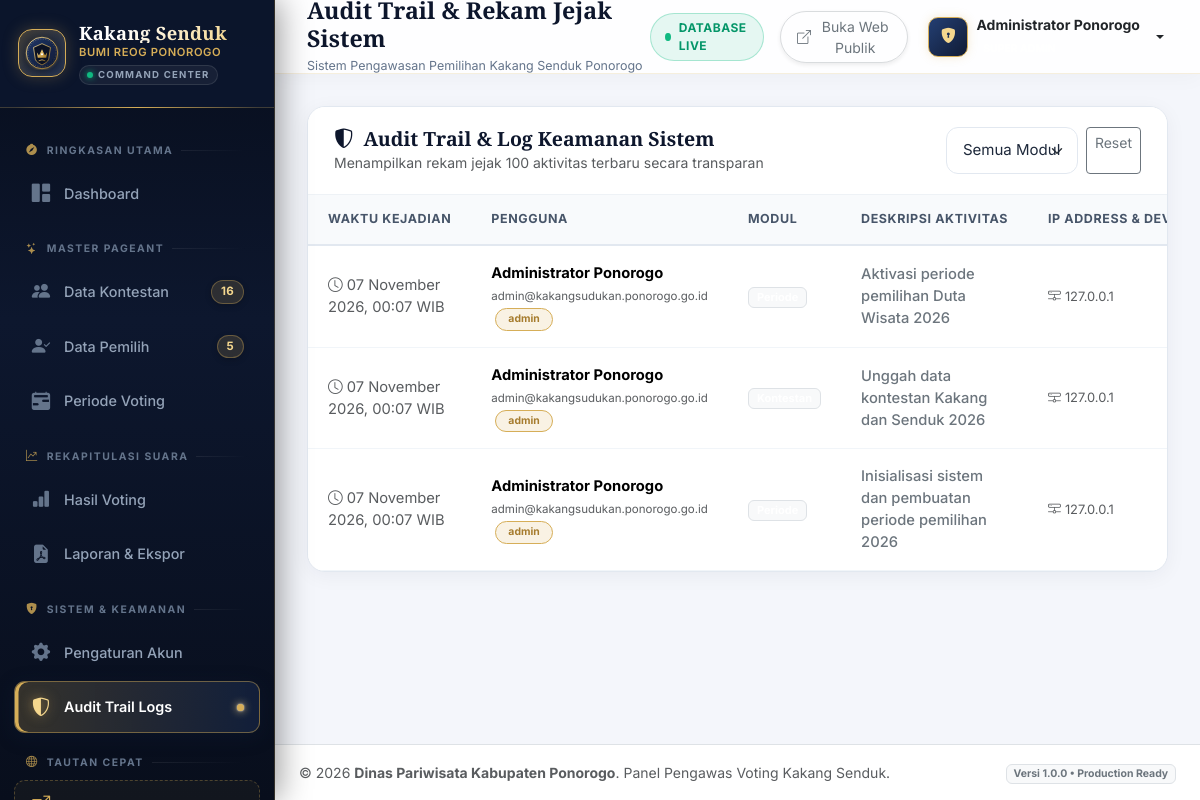
Screenshot of /admin/logs.php (signed in) with the database file from the repository.
### tables this page shows
CREATE TABLE `activity_logs` (
    `id` INT AUTO_INCREMENT PRIMARY KEY,
    `user_id` INT NOT NULL,
    `aktivitas` VARCHAR(255) NOT NULL,
    `modul` VARCHAR(50) NOT NULL,
    `ip_address` VARCHAR(45) NOT NULL,
    `user_agent` TEXT NOT NULL,
    `created_at` DATETIME NOT NULL DEFAULT CURRENT_TIMESTAMP,
    CONSTRAINT `fk_logs_user` FOREIGN KEY (`user_id`) 
        REFERENCES `users` (`id`) ON DELETE CASCADE ON UPDATE CASCADE,
    INDEX `idx_logs_modul` (`modul`),
    INDEX `idx_logs_created` (`created_at`)
);

CREATE TABLE `users` (
    `id` INT AUTO_INCREMENT PRIMARY KEY,
    `nama` VARCHAR(100) NOT NULL,
    `email` VARCHAR(100) NOT NULL UNIQUE,
    `no_hp` VARCHAR(20) NOT NULL,
    `password` VARCHAR(255) NOT NULL,
    `role` ENUM('admin', 'pemilih') NOT NULL DEFAULT 'pemilih',
    `status` ENUM('aktif', 'nonaktif') NOT NULL DEFAULT 'aktif',
    `created_at` DATETIME NOT NULL DEFAULT CURRENT_TIMESTAMP,
    `updated_at` DATETIME NULL ON UPDATE CURRENT_TIMESTAMP,
    INDEX `idx_users_role_status` (`role`, `status`),
    INDEX `idx_users_email` (`email`)
);

### includes/functions.php (called while the page is built, shortened)
<?php
function escape(?string $string): string {
    return htmlspecialchars($string ?? '', ENT_QUOTES, 'UTF-8');
}
function format_tanggal_indo(?string $datetime, bool $include_time = true): string {
    $bulan = [
        1 => 'Januari', 'Februari', 'Maret', 'April', 'Mei', 'Juni',
        'Juli', 'Agustus', 'September', 'Oktober', 'November', 'Desember'
    ];
    $time = strtotime($datetime);
    $hari = date('d', $time);
    $bln_idx = (int)date('m', $time);
    $tahun = date('Y', $time);
    $formatted = "{$hari} " . ($bulan[$bln_idx] ?? '') . " {$tahun}";
    if ($include_time) {
        $formatted .= ', ' . date('H:i', $time) . ' WIB';
    }
    return $formatted;
}

### admin/logs.php (the view, shortened to what this page needs)
<?php
require_once __DIR__ . '/../config/koneksi.php';
require_once __DIR__ . '/../includes/functions.php';
$filter_modul = trim($_GET['modul'] ?? 'all');
$logs_list = [];
if ($pdo) {
    try {
        $sql = "
            SELECT a.*, u.nama AS user_nama, u.email AS user_email, u.role AS user_role
            FROM activity_logs a
            JOIN users u ON a.user_id = u.id
            WHERE 1=1
        ";
        $params = [];
        $sql .= " ORDER BY a.id DESC LIMIT 100";
        $stmt = $pdo->prepare($sql);
        $stmt->execute($params);
        $logs_list = $stmt->fetchAll();
    } catch (PDOException $e) {
        error_log("Error in admin logs.php: " . $e->getMessage());
    }
}
require_once __DIR__ . '/../includes/admin-header.php';
require_once __DIR__ . '/../includes/admin-sidebar.php';
?>
<div class="admin-content">
  <div class="admin-card">
    <div class="admin-card-header d-flex flex-column flex-md-row justify-content-between align-items-md-center gap-3">
      <div>
        <h5 class="admin-card-title"><i class="bi bi-shield-shaded text-gold"></i> Audit Trail & Log Keamanan Sistem</h5>
        <small class="text-muted">Menampilkan rekam jejak 100 aktivitas terbaru secara transparan</small>
      </div>
      <div>
        <form action="" method="GET" class="d-flex gap-2">
          <select name="modul" class="form-select form-select-sm" onchange="this.form.submit()">
            <option value="all" <?= $filter_modul === 'all' ? 'selected' : '' ?>>Semua Modul</option>
          </select>
          <a href="<?= BASE_URL ?>admin/logs.php" class="btn btn-outline-secondary btn-sm">Reset</a>
        </form>
      </div>
    </div>
    <div class="admin-card-body p-0">
      <div class="table-responsive">
        <table class="table table-custom mb-0">
          <thead>
            <tr>
              <th style="width: 180px;">Waktu Kejadian</th>
              <th>Pengguna</th>
              <th>Modul</th>
              <th>Deskripsi Aktivitas</th>
              <th>IP Address & Device</th>
            </tr>
          </thead>
          <tbody>
            <?php if (!empty($logs_list)): ?>
              <?php foreach ($logs_list as $l): ?>
                <tr>
                  <td class="text-muted small font-mono">
                    <i class="bi bi-clock me-1 text-gold"></i><?= format_tanggal_indo($l['created_at']) ?>
                  </td>
                  <td>
                    <div class="fw-bold text-navy"><?= escape($l['user_nama']) ?></div>
                    <small class="text-muted font-mono" style="font-size: 0.72rem;"><?= escape($l['user_email']) ?></small>
                    <span class="badge <?= $l['user_role'] === 'admin' ? 'badge-gold-pill' : 'bg-light text-secondary border' ?> ms-1" style="font-size: 0.65rem;">
                      <?= escape($l['user_role']) ?>
                    </span>
                  </td>
                  <td>
                    <span class="badge bg-light text-navy border px-2 py-1"><?= escape($l['modul']) ?></span>
                  </td>
                  <td class="text-secondary fw-medium"><?= escape($l['aktivitas']) ?></td>
                  <td>
                    <div class="font-mono text-muted small"><i class="bi bi-hdd-network me-1"></i><?= escape($l['ip_address']) ?></div>
                  </td>
                </tr>
              <?php endforeach; ?>
            <?php endif; ?>
          </tbody>
        </table>
      </div>
    </div>
  </div>
</div>
<?php require_once __DIR__ . '/../includes/admin-footer.php'; ?>

### assets/css/admin.css (style rules this page uses)
:root { --admin-sidebar-width: 275px; --admin-topbar-height: 74px; --navy-darkest: #070D1B; --navy-dark: #0D162C; --navy-card: #101B35; --navy-light: #1A2B50; --royal-blue: #243F73; --accent-gold: #D6AE58; --accent-gold-light: #F5D78E; --accent-gold-dark: #A67C2E; --bg-dashboard: #F4F6FB; --card-bg: #FFFFFF; --text-primary: #1E293B; --text-secondary: #64748B; --border-subtle: #E2E8F0; --border-gold: rgba(214, 174, 88, 0.3); --shadow-card: 0 4px 20px rgba(16, 27, 53, 0.05); --shadow-hover: 0 12px 30px rgba(16, 27, 53, 0.12); --radius-lg: 18px; --radius-md: 12px; --transition: all 0.22s cubic-bezier(0.2, 0.8, 0.2, 1); }
body.admin-body { font-family: 'Inter', -apple-system, BlinkMacSystemFont, 'Segoe UI', Roboto, sans-serif; background-color: var(--bg-dashboard); color: var(--text-primary); min-height: 100vh; margin: 0; padding: 0; overflow-x: hidden; }
h1, h2, h3, h4, h5, .font-serif { font-family: 'Playfair Display', Georgia, serif; }
.font-mono { font-family: 'Inter', monospace; }
.admin-content { padding: 32px; flex-grow: 1; }
.admin-card { background: var(--card-bg); border-radius: var(--radius-lg); border: 1px solid var(--border-subtle); box-shadow: var(--shadow-card); margin-bottom: 28px; overflow: hidden; transition: var(--transition); }
.admin-card-header { padding: 20px 26px; border-bottom: 1px solid #EEF2F6; background: #FFFFFF; display: flex; align-items: center; justify-content: space-between; }
.admin-card-title { font-family: 'Playfair Display', Georgia, serif; font-size: 1.22rem; font-weight: 700; color: var(--navy-dark); margin: 0; display: flex; align-items: center; gap: 10px; }
.admin-card-body { padding: 26px; }
.table-custom { width: 100%; border-collapse: separate; border-spacing: 0; }
.table-custom th { background: #F8FAFC; color: #475569; font-weight: 700; font-size: 0.78rem; text-transform: uppercase; letter-spacing: 0.6px; padding: 15px 20px; border-bottom: 2px solid #E2E8F0; white-space: nowrap; }
.table-custom td { padding: 16px 20px; vertical-align: middle; border-bottom: 1px solid #F1F5F9; font-size: 0.92rem; }
.badge-gold-pill { background: rgba(214, 174, 88, 0.16); border: 1px solid var(--accent-gold); color: var(--accent-gold-dark); font-weight: 700; font-size: 0.75rem; padding: 5px 12px; border-radius: 20px; }
.form-control, .form-select { border-radius: var(--radius-md); padding: 11px 16px; border: 1.5px solid #E2E8F0; font-size: 0.94rem; color: var(--text-primary); transition: var(--transition); }

### rows the page displays
activity_logs: created_at "07 November 2026, 00:07 WIB", user.nama "Administrator Ponorogo", user.email "admin@kakangsudukan.ponorogo.go.id", user.role "admin", aktivitas "Aktivasi periode pemilihan Duta Wisata 2026", ip_address "127.0.0.1"
activity_logs: created_at "07 November 2026, 00:07 WIB", user.nama "Administrator Ponorogo", user.email "admin@kakangsudukan.ponorogo.go.id", user.role "admin", aktivitas "Unggah data kontestan Kakang dan Senduk 2026", ip_address "127.0.0.1"
activity_logs: created_at "07 November 2026, 00:07 WIB", user.nama "Administrator Ponorogo", user.email "admin@kakangsudukan.ponorogo.go.id", user.role "admin", aktivitas "Inisialisasi sistem dan pembuatan periode pemilihan 2026", ip_address "127.0.0.1"

### other values shown
$_SESSION['user_nama'] "Administrator Ponorogo"
$sb_kontestan_count "16"
$sb_pemilih_count "5"
